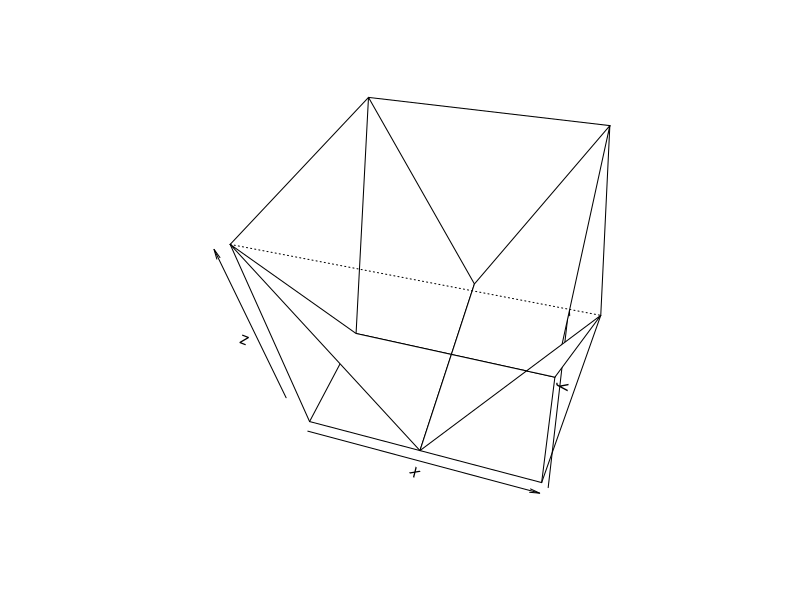

Generate this figure with R:
z <- matrix(c(400,
10,
400,
10,
10,
10,
400,
10,
400),nrow=3.0,ncol=3.0, byrow=TRUE,dimnames = NULL)
x <- seq(0,2.0,by=1)
y <- seq(0,2.0,by=1)
persp(x,y,z,theta=15,phi=45)
